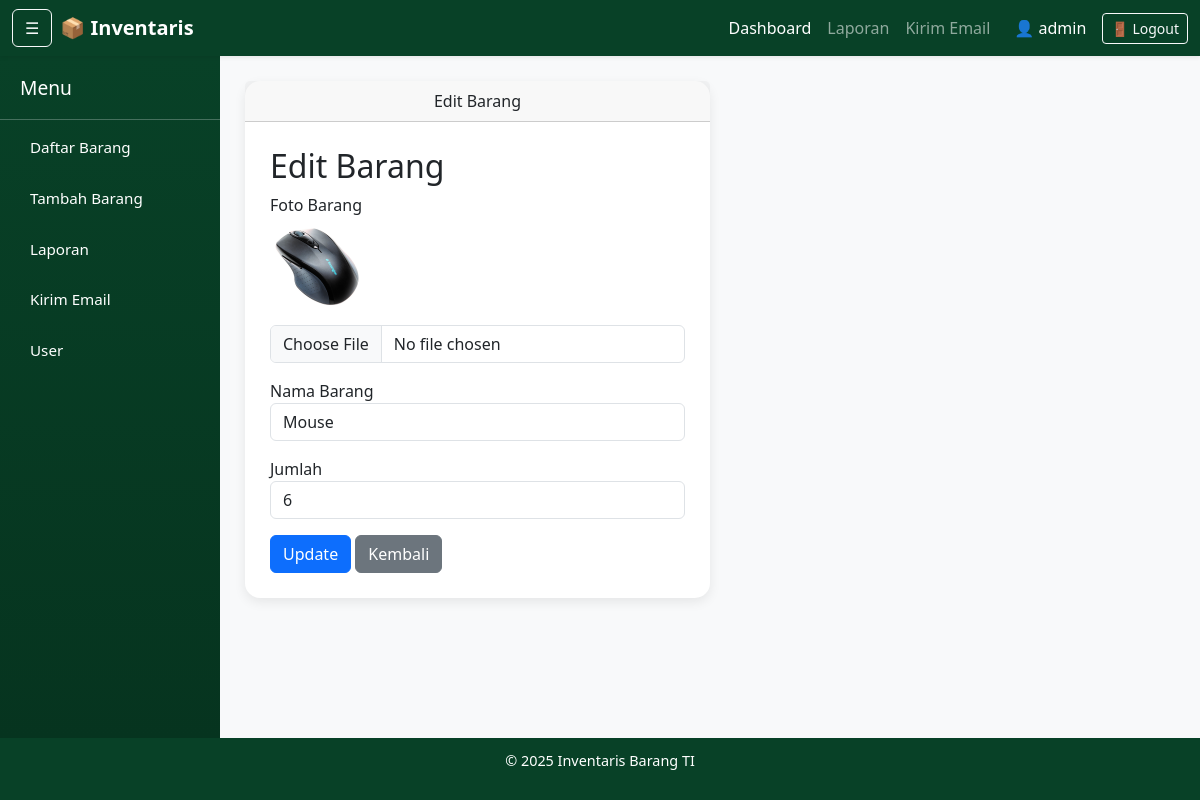
Page /edit.php?id=8 (signed in) on the committed database.
### tables this page shows
CREATE TABLE `barang` (
  `id` int(11) NOT NULL,
  `nama_barang` varchar(100) NOT NULL,
  `jumlah` int(11) NOT NULL,
  `foto` varchar(255) DEFAULT NULL
);

### edit.php (the view, shortened to what this page needs)
<?php
include "db_connect.php";
$id = $_GET['id'];
$result = mysqli_query($conn, "SELECT * FROM barang WHERE id=$id");
$data = mysqli_fetch_assoc($result);
?>
<?php include "templates/header.php"; ?>
<?php include "templates/navbar.php"; ?>
<?php include "templates/sidebar.php"; ?>
<div class="content">
    <div class="card col-6">
        <div class="card-header text-center">
            Edit Barang
        </div>
        <div class="card-body">
            <h2>Edit Barang</h2>
            <form method="post" enctype="multipart/form-data">
                <div class="mb-3">
                    <label>Foto Barang</label><br>
                    <?php if ($data['foto']) { ?>
                        <img src="uploads/<?= $data['foto'] ?>" width="100" class="mb-2 rounded"><br>
                    <?php } ?>
                    <input type="file" name="foto" class="form-control" accept="image/*">
                </div>
                <div class="mb-3">
                    <label>Nama Barang</label>
                    <input type="text" name="nama_barang" class="form-control" value="<?= $data['nama_barang'] ?>" required>
                </div>
                <div class="mb-3">
                    <label>Jumlah</label>
                    <input type="number" name="jumlah" class="form-control" value="<?= $data['jumlah'] ?>" required>
                </div>
                <button type="submit" name="update" class="btn btn-primary">Update</button>
                <a href="index.php" class="btn btn-secondary">Kembali</a>
            </form>
        </div>
    </div>
</div>
<?php include "templates/footer.php"; ?>

### templates/header.php (style rules this page uses)
body { display: flex; flex-direction: column; min-height: 100vh; font-family: 'Segoe UI', sans-serif; background: #f8f9fa; }
.content { flex: 1; padding: 25px; transition: margin-left 0.3s ease; }
.card { border: none; border-radius: 15px; box-shadow: 0 4px 12px rgba(0, 0, 0, 0.08); }
.card-body { padding: 25px; }

### rows in the picture
barang: foto (picture), nama_barang "Mouse", jumlah "6"

### other values in the picture
$_SESSION['username'] "admin"
